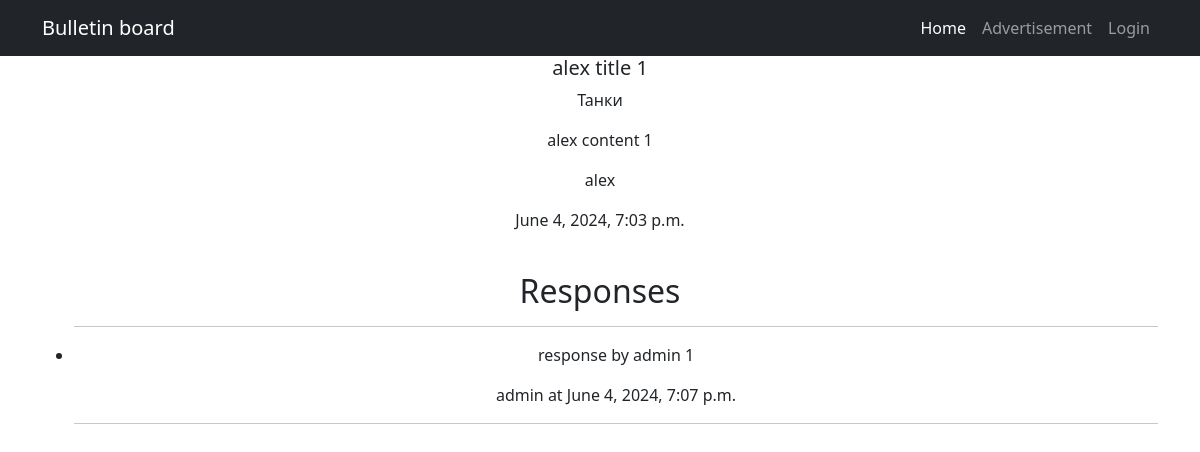
The app's page /advertisement/1/, older data.
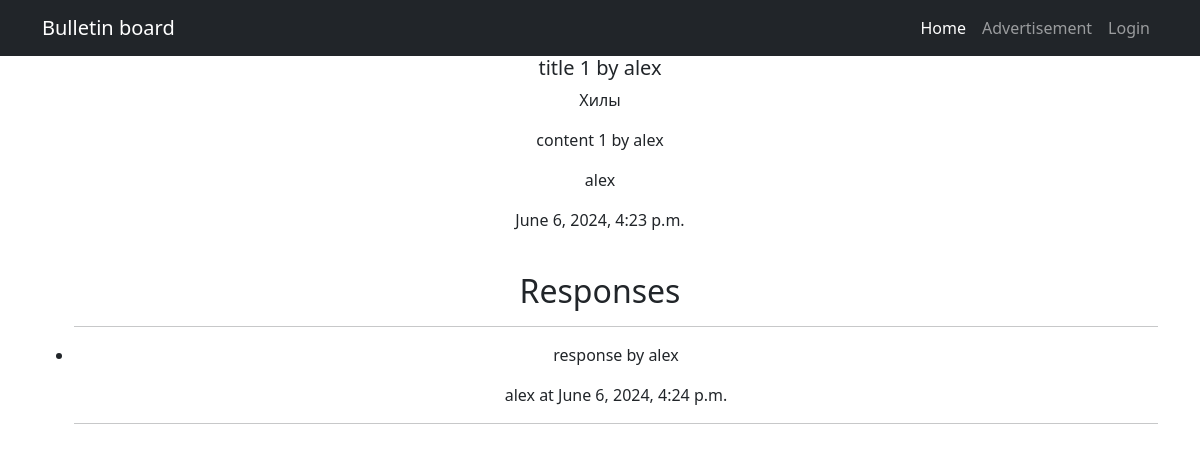
The same page, newer data.
### board/models.py (models this page shows, shortened)
class Advertisement(models.Model):
    CATEGORIES = [
        ('Танки', 'Танки'),
        ('Хилы', 'Хилы'),
        ('ДД', 'ДД'),
        ('Торговцы', 'Торговцы'),
        ('Гилдмастеры', 'Гилдмастеры'),
        ('Квестгиверы', 'Квестгиверы'),
        ('Кузнецы', 'Кузнецы'),
        ('Кожевники', 'Кожевники'),
        ('Зельевары', 'Зельевары'),
        ('Мастера заклинаний', 'Мастера заклинаний'),
    ]
    user = models.ForeignKey(User, on_delete=models.CASCADE)
    title = models.CharField(max_length=255)
    content = RichTextUploadingField()
    category = models.CharField(max_length=50, choices=CATEGORIES)
    created_at = models.DateTimeField(auto_now_add=True)

class Response(models.Model):
    advertisement = models.ForeignKey(Advertisement, on_delete=models.CASCADE)
    user = models.ForeignKey(User, on_delete=models.CASCADE)
    text = models.TextField()
    created_at = models.DateTimeField(auto_now_add=True)
    accepted = models.BooleanField(default=False)

class User(AbstractUser):
    email = models.EmailField(unique=True)
    is_email_verified = models.BooleanField(default=False)
    groups = models.ManyToManyField(Group, related_name='custom_user_set', blank=True)
    user_permissions = models.ManyToManyField(Permission, related_name='custom_user_set', blank=True)

### board/views.py (the view)
# urls.py: path('advertisement/<int:pk>/', AdvertisementDetailView.as_view(), name='advertisement_detail'),
class AdvertisementDetailView(DetailView):
    model = Advertisement
    template_name = 'board/advertisement_detail.html'
    context_object_name = 'advertisement'
    def get_context_data(self, **kwargs):
        context = super().get_context_data(**kwargs)
        context['responses'] = Response.objects.filter(advertisement=self.object)
        context['response_form'] = ResponseForm()
        return context

### templates/board/advertisement_detail.html (shortened to what this page needs)
{% extends 'flatpages/default.html' %}
{% block content %}
    <div>
        <h5>{{ advertisement.title }}</h5>
        <p>{{ advertisement.category }}</p>
        <p>{{ advertisement.content|safe }}</p>
        <p>{{ advertisement.user.username }}</p>
        <p>{{ advertisement.created_at }}</p>
        <br>
    </div>
    <h2>Responses</h2>
    <ul>
            <hr>
        {% for response in responses %}
        <li>
            <p>{{ response.text }}</p>
            <p>{{ response.user.username }} at {{ response.created_at }}</p>
        </li>
        <hr>
        {% endfor %}
    </ul>
{% endblock content %}

Row changes from the older to the newer data that the page shows:
removed Response: text "response by admin 1", user.username "admin", created_at "June 4, 2024, 7:07 p.m."
changed Advertisement "alex": title "alex title 1" → "title 1 by alex"; category "Танки" → "Хилы"; content "alex content 1" → "content 1 by alex"; created_at "June 4, 2024, 7:03 p.m." → "June 6, 2024, 4:23 p.m."
added Response: text "response by alex", user.username "alex", created_at "June 6, 2024, 4:24 p.m."
